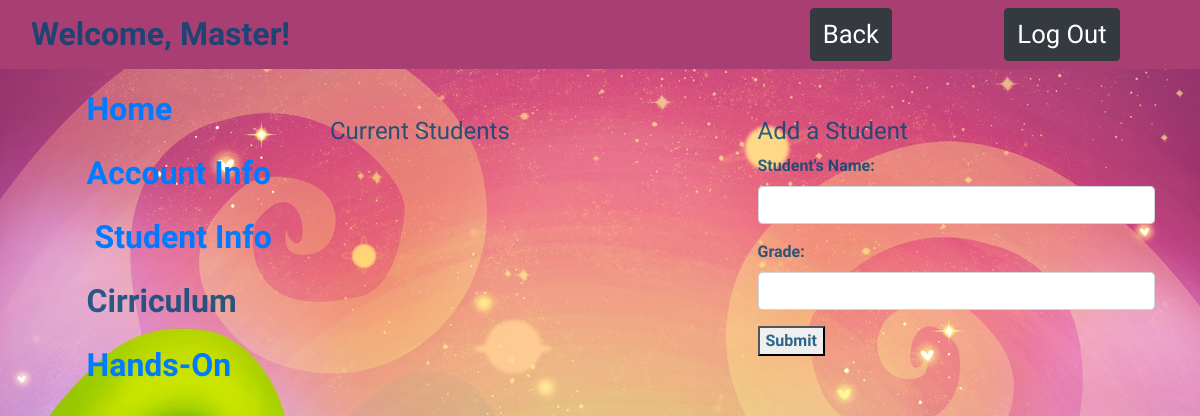
/platform/student_info (signed in), run on an earlier commit of the app's database.
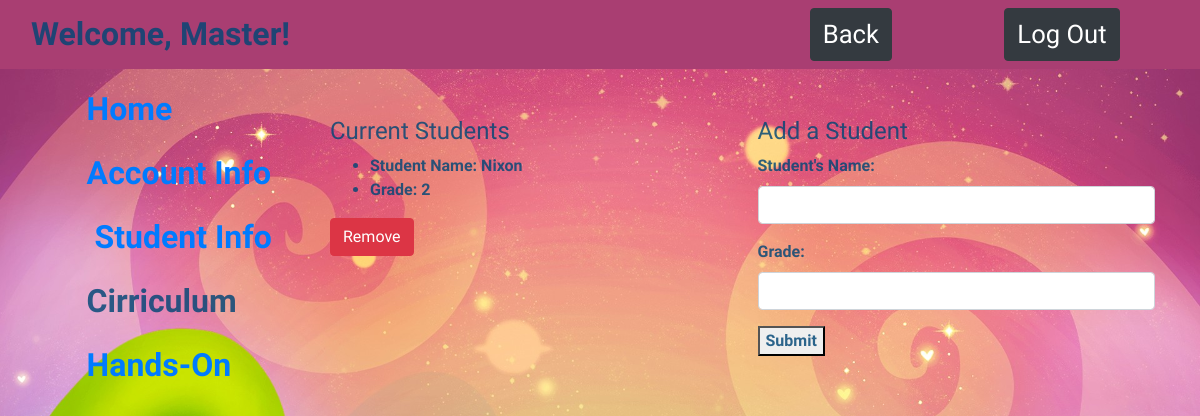
And on a later commit of the database.
### login/models.py (models this page shows)
class User(models.Model):
    name = models.TextField(max_length=45)
    email = models.CharField(max_length=25)
    password = models.CharField(max_length=65)
    created_at = models.DateTimeField(auto_now_add=True)
    updated_at = models.DateTimeField(auto_now=True)
    objects = User_manager()

### LearnApp/models.py (models this page shows)
class Student(models.Model):
    name = models.TextField(max_length=15)
    user = models.ForeignKey(User, related_name="students", on_delete = models.CASCADE)
    grade = models.CharField(max_length=2)
    created_at = models.DateTimeField(auto_now_add=True)
    updated_at = models.DateTimeField(auto_now=True)
    objects = Answer_manager()

### LearnApp/views.py (the view)
# urls.py: path('/student_info', views.student_info),
def student_info(request):
    our_user = User.objects.get(id=request.session['user_id'])
    context = {
                'user': our_user
    }
    return render(request, 'student_info.html', context)

### LearnApp/templates/student_info.html (shortened to what this page needs)
<!DOCTYPE html>
<html lang="en">
<head>
    <link rel="stylesheet" href="https://stackpath.bootstrapcdn.com/bootstrap/4.4.1/css/bootstrap.min.css"
>
    {% load static %}
    <link rel="stylesheet" href="{% static 'style/style.css' %}">
</head>
<body>
    <nav class="navbar navbar-expand-lg navbar-light bg_main">
        <div class="col-sm">
            Welcome, {{user.name}}!
        </div>
        <div class="col-sm-2">
            <a class="btn btn-dark" href="/platform">Back</a>
        </div>
        <div class="col-sm-2">
            <a class="btn btn-dark" href="/logout">Log Out</a>
        </div>
    </nav>
    <div class="container">
        <div class="row">
            <div class="col-sm-3">
                <ul class="main-nav">
                    <li><a href='/platform'>Home</a></li>
                    <li><a href='/platform/account_info'>Account Info</a></li>
                    <li><a href="/platform/student_info"> Student Info</a></li>
                    <li>Cirriculum</li>
                    <li><a href='/platform/hands_on'>Hands-On</a></li>
                </ul>
            </div>
            <div class="col-sm mt-5">
                <h4>Current Students</h4>
                {% for student in user.students.all %}
                <ul>
                    <li>Student Name: {{student.name}}</li>
                    <li>Grade: {{student.grade}}</li>
                </ul>
                <a href="/platform/delete_student/{{student.id}}"><button class="btn btn-danger">Remove</button></a>
                {% endfor %}
            </div>
            <div class="col-sm mt-5">
                <h4>Add a Student</h4>
                <form action="/platform/add_student/{{user.id}}" method="post">
                    <div class="form-group">
                        <label for="name">Student's Name:</label>
                        <input type="text" class="form-control" id="name" name="name">
                    </div>
                    <div class="form-group">
                        <label for="email">Grade:</label>
                        <input type="text" class="form-control" id="email" name="grade">
                    </div>
                    <div class="button">
                        <button type="submit">Submit</button>
                    </div>
                </form>
            </div>
        </div>
    </div>
</body>

### LearnApp/static/style/style.css (style rules this page uses)
* { font-family: 'Indie Flower', cursive; font-weight: 600; color: #004575d1; }
body { background-image: url('../images/main_bg.jpg'); background-size: cover; }
.bg_main { background-color: #a93e72!important; }
nav.navbar { font-size: 2rem; }
nav.navbar .btn { font-size: 1.6rem; }
.main-nav { font-size: 2rem; list-style: none; padding: 0; }
.main-nav li { margin: 1rem 0; padding-left: 1.3em; }
.main-nav li:before { content: "\f666"; font-family: FontAwesome; display: inline-block; margin-left: -1.3em; width: 1.3em; }

What changed in the data, as far as the page shows it:
added Student: name "Nixon", grade "2"
